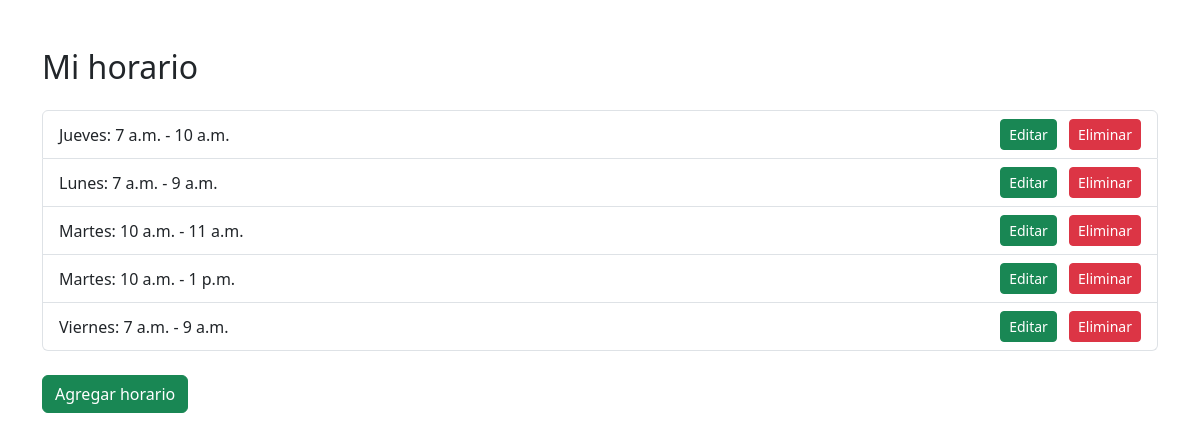
The app's page /, older data.
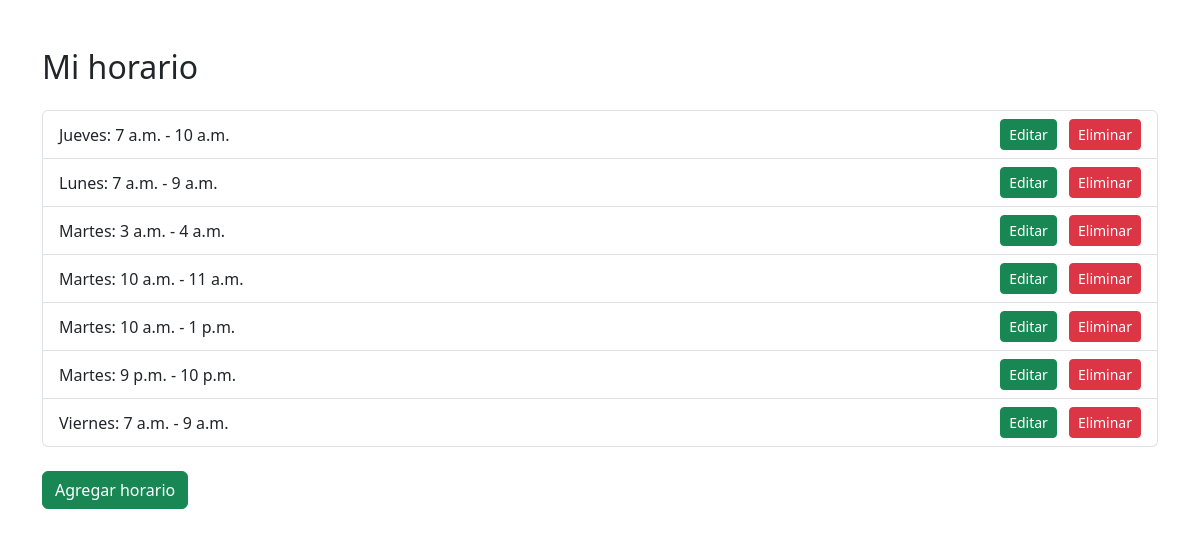
The same page, newer data.
### busyschedule/models.py (models this page shows, shortened)
class ClassSchedule(models.Model):
    day = models.CharField(max_length=10, choices=[
        ('Lunes', 'Lunes'),
        ('Martes', 'Martes'),
        ('Miércoles', 'Miércoles'),
        ('Jueves', 'Jueves'),
        ('Viernes', 'Viernes'),
        ('Sábado', 'Sábado'),
        ('Domingo', 'Domingo'),
    ])
    start_time = models.TimeField()
    end_time = models.TimeField()

### busyschedule/views.py (the view)
# urls.py: path('', views.home, name='home'),
def home(request):
    schedules = ClassSchedule.objects.all().order_by('day', 'start_time')
    return render(request, 'home.html', {'schedules': schedules})

### busyschedule/templates/home.html (shortened to what this page needs)
<!DOCTYPE html>
<html lang="es">
<head>
    <link href="https://cdn.jsdelivr.net/npm/bootstrap@5.3.0/dist/css/bootstrap.min.css" rel="stylesheet">
</head>
<body class="container mt-5">
<h2 class="mb-4">Mi horario</h2>
<ul class="list-group">
  {% for s in schedules %}
    <li class="list-group-item d-flex justify-content-between align-items-center">
    <span>{{ s.day }}: {{ s.start_time }} - {{ s.end_time }}</span>
    <span>
        <a href="{% url 'edit_schedule' s.pk %}" class="btn btn-sm btn-success me-2">Editar</a>
        <a href="{% url 'delete_schedule' s.pk %}" class="btn btn-sm btn-danger">Eliminar</a>
    </span>
    </li>
  {% empty %}
    <li class="list-group-item text-muted">No tienes horarios registrados.</li>
  {% endfor %}
</ul>
<a href="{% url 'schedule' %}" class="btn btn-success mt-4">Agregar horario</a>

Row changes from the older to the newer data that the page shows:
added ClassSchedule: day "Martes", start_time "3 a.m.", end_time "4 a.m."
added ClassSchedule: day "Martes", start_time "9 p.m.", end_time "10 p.m."
